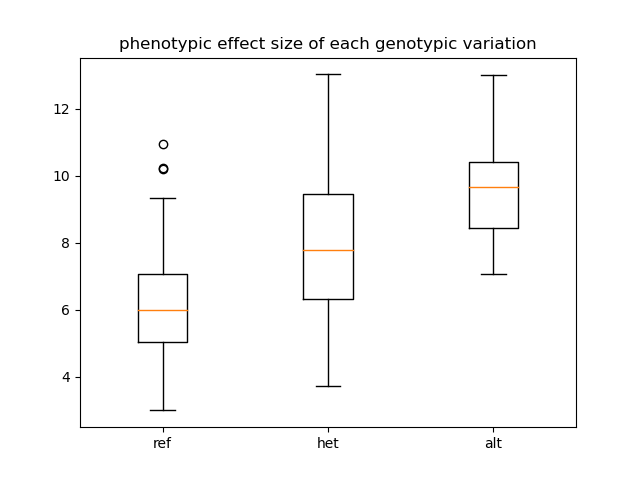

Here is the Python script that generated this plot:
#!/usr/bin/env python

import sys
import matplotlib.pyplot as plt
import numpy as np
import vcfParser

CBman = np.genfromtxt("CB.qassoc",
                    dtype = None, skip_header = 1, encoding = None,
                    names = ["CHR", "SNP", "BP", "NMISS", "BETA", "SE", "R2",
                                "T", "P"])
# print(CBman[1])
# exit()
                                
a = np.argmax(-np.log(CBman["P"]))
#this is the index (row) for the values at our highest -log P, which is our SNP with the highest association
#print(a)
b = CBman["SNP"][a]
#this is the snp id for the largest -log p value
#print(b)
vcf = vcfParser.parse_vcf("gwas_data/genotypes.vcf")
# print(vcf[0])
    #vcf[0] is header
# exit()
#parsing the genotypes vcf -- we will need to match our variable b with a vcf
for i in vcf:
    if i[2] == b:
        genotype = dict(zip(vcf[0][9:], i[9:]))
        #zips the two lists together for the dictionary!
#print(genotype)
phenotype = np.genfromtxt("gwas_data/CB1908_IC50.txt",
                            dtype = None, skip_header = 1, encoding = None,
                            names = ["FID", "IID", "CB1908_IC50"])        
#print(phenotype)
ref = []
het = []
alt = []
for i in phenotype:
    d = str(i["FID"])+"_"+str(i["IID"])
    if genotype[d] == "0/0":
        if i["CB1908_IC50"] != "NA":
            ref.append(float(i["CB1908_IC50"]))
    elif genotype[d] == "0/1" or genotype[d] == "1/0":
        if i["CB1908_IC50"] != "NA":
             het.append(float(i["CB1908_IC50"]))
    elif genotype[d] == "1/1":
        if i["CB1908_IC50"] != "NA":
            alt.append(float(i["CB1908_IC50"]))
#print(alt)
fig, ax = plt.subplots()
data = [ref, het, alt]
ax.boxplot(data, labels = ["ref", "het", "alt"])
ax.set_title("phenotypic effect size of each genotypic variation")
fig.savefig("exercise6.png")
plt.close(fig)